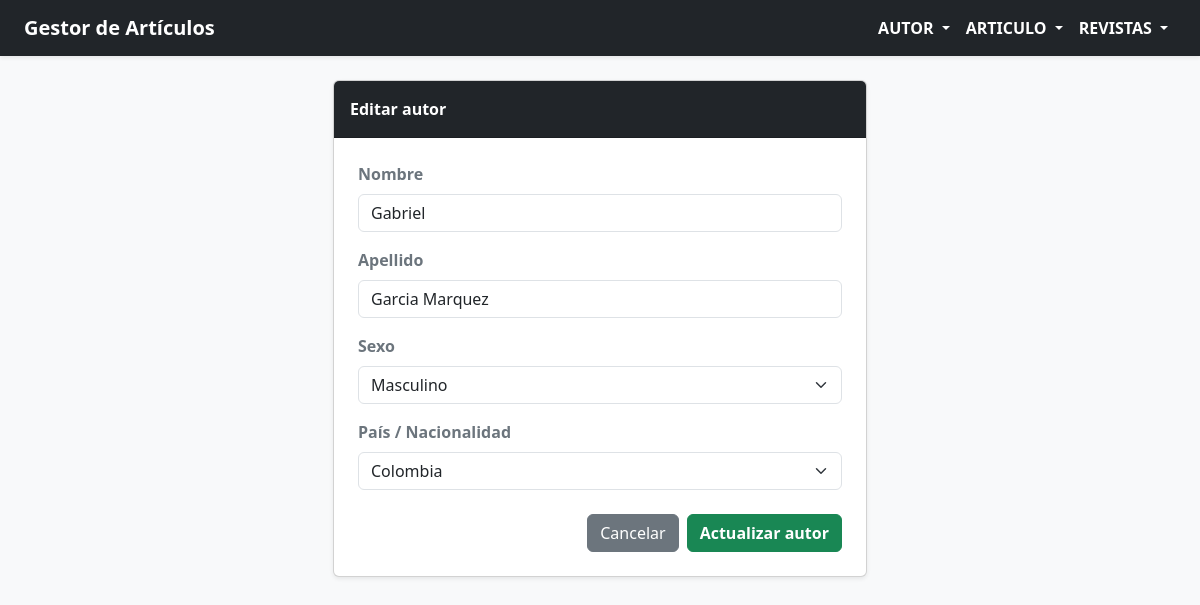
The app's page /autor/editar/6/ with its own data.
### apps/autor/models.py (models this page shows, shortened)
class Autor(ModeloAuditoria):
    class Sexo(models.TextChoices):
        MASCULINO = "M", "Masculino"
        FEMENINO = "F", "Femenino"
    id_autor = models.BigAutoField(primary_key=True)
    nombre = models.CharField(max_length=100, null=False, blank=False)
    apellido = models.CharField(max_length=100, null=False, blank=False)
    nacionalidad = CountryField(null=True, blank=True)
    sexo = models.CharField(max_length=1, choices=Sexo.choices, null=False, blank=False)
    class Meta:
        db_table = "autor"
        indexes = [models.Index(fields=["apellido", "nombre"])]
        ordering = ("apellido", "nombre")

### apps/autor/views.py (the view)
# urls.py: path("editar/<int:id_autor>/", views.editar_autor, name="editar_autor"),
def editar_autor(request, id_autor):
    autor = get_object_or_404(Autor, pk=id_autor)
    if request.method == "POST":
        form = AutorForm(request.POST, instance=autor)
        if form.is_valid():
            form.save()
            return redirect("autor:lista_autores")
    else:
        form = AutorForm(instance=autor)
    contexto = {
        "form": form,
        "titulo": "Editar autor",
        "texto_boton": "Actualizar autor",
    }
    return render(request, "autor/crear_autor.html", contexto)

### apps/autor/forms.py
class AutorForm(forms.ModelForm):
    class Meta:
        model = Autor
        fields = ["nombre", "apellido", "sexo", "nacionalidad"]
        labels = {
            "nombre": "Nombre",
            "apellido": "Apellido",
            "sexo": "Sexo",
            "nacionalidad": "País / Nacionalidad",
        }
        widgets = {
            "nombre": forms.TextInput(
                attrs={
                    "class": "form-control",
                    "placeholder": "Escriba el nombre",
                }
            ),
            "apellido": forms.TextInput(
                attrs={
                    "class": "form-control",
                    "placeholder": "Escriba el apellido",
                }
            ),
            "sexo": forms.Select(attrs={"class": "form-select"}),
            "nacionalidad": forms.Select(attrs={"class": "form-select"}),
        }

### templates/autor/crear_autor.html (shortened to what this page needs)
{% extends "base.html" %}
{% block content %}
<div class="row justify-content-center">
  <div class="col-md-6">
    <div class="card shadow-sm">
      <div class="card-header bg-dark text-white fw-bold py-3">
        {{ titulo }}
      </div>
      <div class="card-body p-4">
        <form method="post" novalidate>
          {% for field in form %}
          <div class="mb-3">
            <label
              for="{{ field.id_for_label }}"
              class="form-label fw-semibold text-secondary"
            >
              {{ field.label }}
            </label>
            {{ field }}
          </div>
          {% endfor %}
          <div class="d-flex justify-content-end gap-2 mt-4">
            <a
              href="{% url 'autor:lista_autores' %}"
              class="btn btn-secondary"
              >Cancelar</a
            >
            <button type="submit" class="btn btn-success fw-bold">
              {{ texto_boton }}
            </button>
          </div>
        </form>
      </div>
    </div>
  </div>
</div>
{% endblock %}

### records on screen
Autor: form "Gabriel" "Garcia Marquez" "Masculino" "Colombia"

### other values on screen
{{ titulo }} "Editar autor"
{{ field.label }} "Nombre" "Apellido" "Sexo" "País / Nacionalidad"
{{ texto_boton }} "Actualizar autor"
